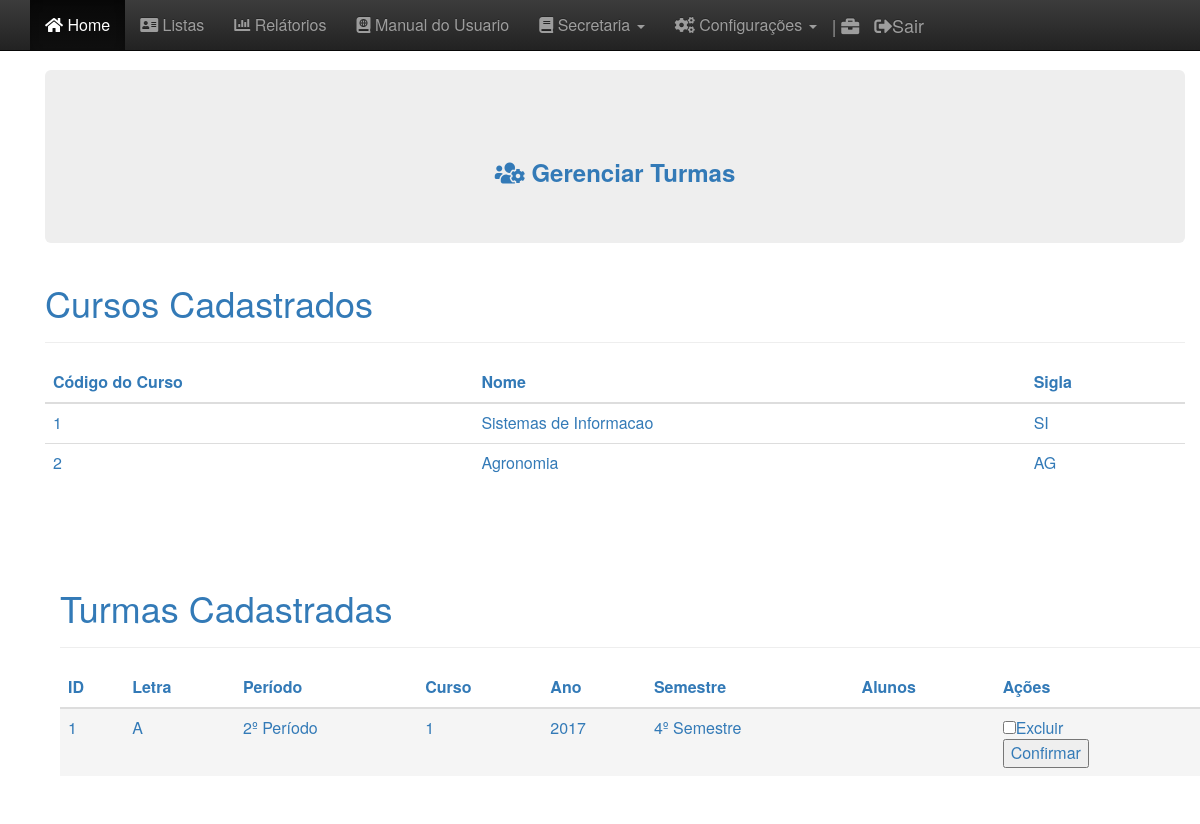
The app's page /sga/gerenciar_turmas.php, older data.
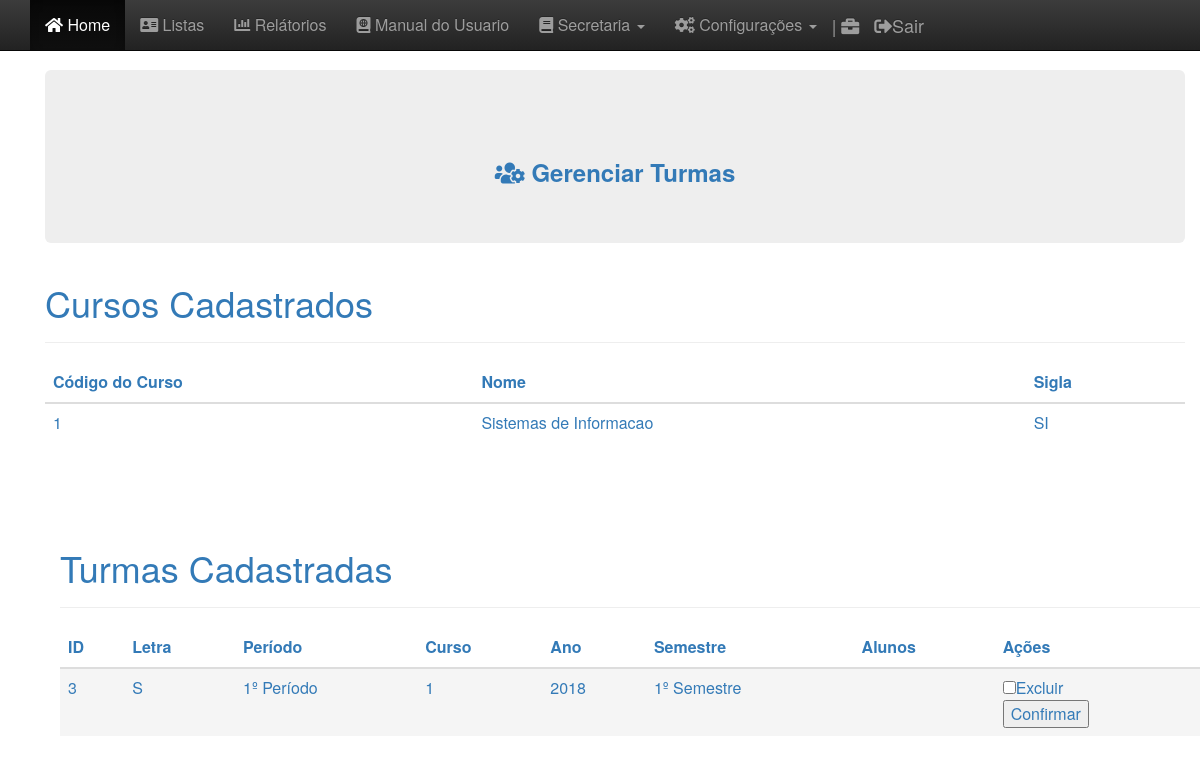
The same page, newer data.
### tables this page shows
CREATE TABLE `curso` (
  `cod_curso` int(11) NOT NULL,
  `nome` varchar(30) NOT NULL,
  `sigla` varchar(4) NOT NULL
);

CREATE TABLE `turma` (
  `cod_turma` int(11) NOT NULL,
  `letra` varchar(1) NOT NULL,
  `periodo` int(11) NOT NULL,
  `cod_curso` int(11) NOT NULL,
  `ano` int(11) NOT NULL,
  `semestre` int(11) NOT NULL
);

### sga/tabela_turmas.php (the view, shortened to what this page needs)
<div class="container theme-showcase" role="main">
    <div class="page-header">
        <h1>Turmas Cadastradas </h1>
    </div>
    <div class="row">
        <div class="col-md-12">
            <table class="table table-dark">
                <thead class="thead-dark">
                    <tr>
                        <th>ID</th>
                        <th>Letra</th>
                        <th>Período</th>
                        <th>Curso</th>
                        <th>Ano</th>
                        <th>Semestre</th>
                        <th>Alunos</th>
                        <th>Ações</th>
                    </tr>
                </thead>
                <tbody>
                    <?php
          include"../conexao.php";
        $sql = 'SELECT * FROM turma ORDER BY cod_turma';
        $resultado = mysqli_query($con, $sql) ;
          ?>
                <tbody>
                    <?php foreach($resultado as $dado) : ?>
                    <tr class="active">
                        <td>
                            <?=$dado['cod_turma']?>
                        </td>
                        <td>
                            <?=$dado['letra']?>
                        </td>
                        <td>
                            <?=$dado['periodo'].'º Período'?>
                        </td>
                        <td>
                            <?=$dado['cod_curso']?>
                        </td>
                        <td>
                            <?=$dado['ano']?>
                        </td>
                        <td>
                            <?=$dado['semestre']. 'º Semestre'?>
                        </td>
                        <td>
                        </td>
                        <td>
                        <form method="POST" action="excluir_turma.php">
                                <input type="checkbox" name="cod_turma" value="<?=$dado['cod_turma']?>">Excluir<br>
                                <input type="submit" value="Confirmar">
                            </form>
                        </td>
                    </tr>
                    <?php endforeach; ?>
        </div>
    </div>
</div>

### sga/gerenciar_turmas.php (shortened to what this page needs)
<!DOCTYPE html>
<html lang="pt-br">
<head>
  <link href="css/bootstrap.min.css" rel="stylesheet">
  <link href="bootstrap-theme.min.css" rel="stylesheet">
  <link href="theme.css" rel="stylesheet">
  <link rel="stylesheet" href="https://use.fontawesome.com/releases/v5.4.2/css/all.css"
>
  <link href="css/ie10-viewport-bug-workaround.css" rel="stylesheet">
</head>
<body role="document">
  <?php
  		include_once("menu_admin2.php");
  	?>
  <div class="container theme-showcase" role="main">
    <div class="container theme-showcase" role="main">
      <div class="jumbotron">
        <section class="sombra">
          <hr>
          <CENTER>
            <h3><strong> <i class="fas fa-users-cog"></i> Gerenciar Turmas</strong> </h3>
          </CENTER>
        </section>
        <a class="navbar-brand">
          <a class="navbar-brand"></a>
      </div>
      <?php
      include "tabela_cursos.php";
      ?>
      <br><br>
      <?php
      include "tabela_turmas.php"
      ?>
    </div>
</body>
</html>

### sga/menu_admin2.php (shortened to what this page needs)
<nav class="navbar navbar-inverse navbar-fixed-top">
<div class="container">
<div id="navbar" class="navbar-collapse collapse">
<ul class="nav navbar-nav">
<li class="active"><a href="index.php"> <i class="fas fa-home"></i> Home</a></li>
  <li><a href="#about"> <i class="fas fa-address-card"></i> Listas</a></li>
    <li><a href="#about"> <i class="fas fa-chart-bar"></i> Relátorios</a></li>
<li><a href="file:///C:/xampp/htdocs/sga-academico/manual/arquivo.pdf.pdf"><i class="fas fa-atlas"></i></i> Manual do Usuario</a></li>
<li class="dropdown">
  <a href="#" class="dropdown-toggle" data-toggle="dropdown" role="button" aria-haspopup="true" aria-expanded="false"> <i class="fas fa-book"></i> Secretaria <span class="caret"></span></a>
</li>
<li class="dropdown">
  <a href="#" class="dropdown-toggle" data-toggle="dropdown" role="button" aria-haspopup="true" aria-expanded="false"> <i class="fas fa-cogs"></i> Configurações <span class="caret"></span></a>
</li>
</ul>
<a class="navbar-brand">| <i class="fas fa-briefcase"></i> <?php echo$_SESSION['painel']?>
<a class="navbar-brand" href="closed.php"> <i class="fas fa-sign-out-alt"></i>Sair</a>
</a>
</div>
</div>
</nav>

### sga/tabela_cursos.php (shortened to what this page needs)
<div class="page-header">
          <h1>Cursos Cadastrados</h1>
        </div>
<?php
    include "conexao.php";
    $sql_curso = 'SELECT * FROM curso ORDER BY cod_curso';
    $resultado_curso = mysqli_query($con, $sql_curso) ;
?>
<table class="table">
  <thead>
    <tr>
      <th scope="col">Código do Curso</th>
      <th scope="col">Nome</th>
      <th scope="col">Sigla</th>
    </tr>
  </thead>
  <tbody>
    <?php foreach($resultado_curso as $dado_curso) : ?>
    <tr>
        <td><?=$dado_curso['cod_curso']?></td>
        <td><?=$dado_curso['nome']?></td>
        <td><?=$dado_curso['sigla']?></td>
    </tr>
    <?php endforeach; ?>
  </tbody>
</table>

### sga/css/theme.css (style rules this page uses)
body { padding-top: 70px; padding-bottom: 30px; }

Row changes from the older to the newer data that the page shows:
removed curso: cod_curso "2", nome "Agronomia", sigla "AG"
removed turma: cod_turma "1", letra "A", periodo "2", cod_curso "1", ano "2017", semestre "4"
added turma: cod_turma "3", letra "S", periodo "1", cod_curso "1", ano "2018", semestre "1"
